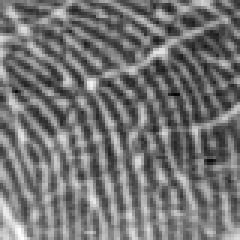
#> input picture fingerprint_recognition/Tiny-Fingerprint_Recognition/sensor_dataset/person_001/sample_0.bmp, 80 x 80 px (shown 3 times larger)
$ python -i engineer.py   (imports and definitions only)
#> lines starting #> are read from the running program, lines starting #| are printed output that depends on the picture; after the words box and inside, x2 and y2 are one past the last pixel; in counts of white or black regions, pixels touching at a corner belong together
#> further down, picture is the input picture: shape (80, 80, 3); min 4, max 255, mean 115.8
import numpy as np
import os
import cv2
from imgaug import augmenters as iaa


# ============================================================
# Augmenter mô phỏng nhiễu lưới caro của cảm biến điện dung
# (SEN0348). Dùng làm imgaug Lambda layer trong Sequential.
# ============================================================
# [25 lines left out: function _add_grid_noise_batch, not called in this run]


def _keypoints_passthrough(keypoints_on_images, random_state, parents, hooks):
    return keypoints_on_images


# [79 lines left out: functions add_grid_noise_aug, extract_label, get_augmentor, get_partial_augmentor, random_partial_crop, not called in this run]


def preprocess_image(img, target_size=(90, 90)):
    img = cv2.resize(img, target_size)
    return img.reshape(target_size[0], target_size[1], 1)


# ------------------------------------------------------------
# Tiền xử lý ảnh SEN0348 cho inference / fine-tune
# (đối xứng với jetson/inference.py để training/inference cùng pipeline)
# ------------------------------------------------------------
def remove_grid_noise_fft(img, strength=0.85, peak_percentile=98.0):
    """Khử nhiễu lưới caro bằng FFT band-stop."""
#> called with strength = 0.85, peak_percentile = 98
    h, w = img.shape[:2]
#> h = 80; w = 80
    f = np.fft.fft2(img.astype(np.float32))
    fshift = np.fft.fftshift(f)
    magnitude = np.abs(fshift)

    cy, cx = h // 2, w // 2
#> cy = 40; cx = 40
    radius = int(min(h, w) * 0.18)
#> radius = 14
    Y, X = np.ogrid[:h, :w]
#> Y = 80 values from 0 to 79
    low_pass = (Y - cy) ** 2 + (X - cx) ** 2 <= radius * radius

    high_mag = magnitude.copy()
    high_mag[low_pass] = 0
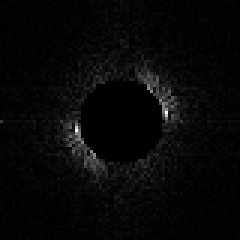
#> high_mag: shape (80, 80) float64 (shown 3 times larger); min 0, max 37184, mean 1152.8; drawn with min black and max white
    if high_mag.max() > 0:
        thresh = np.percentile(high_mag[~low_pass], peak_percentile)
#> thresh = 8355.4
        peak_mask = high_mag > thresh
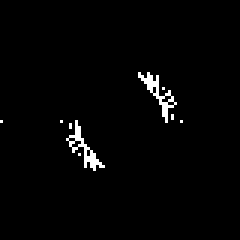
#> peak_mask: shape (80, 80) bool (shown 3 times larger); 1.8% white in thin lines or dots, all inside (x1, y1, x2, y2) = (0, 24, 61, 57)
        fshift[peak_mask] *= (1.0 - strength)

    img_back = np.abs(np.fft.ifft2(np.fft.ifftshift(fshift)))
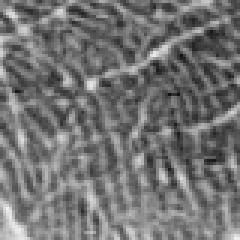
#> img_back: shape (80, 80) float64 (shown 3 times larger); min 17.74, max 241.3, mean 115.8
    return np.clip(img_back, 0, 255).astype(np.uint8)


def preprocess_sensor_image(img, target_size=(90, 90),
                            denoise_grid=True, apply_clahe=True):
    """Tiền xử lý ảnh từ SEN0348 cho training / fine-tune / verify."""
    if img.ndim == 3 and img.shape[2] == 3:
        img = cv2.cvtColor(img, cv2.COLOR_BGR2GRAY)
    if img.ndim == 3 and img.shape[2] == 1:
        img = img[:, :, 0]
    img = img.astype(np.uint8)

    if denoise_grid:
        img = remove_grid_noise_fft(img)
    if apply_clahe:
        clahe = cv2.createCLAHE(clipLimit=2.0, tileGridSize=(4, 4))
        img = clahe.apply(img)
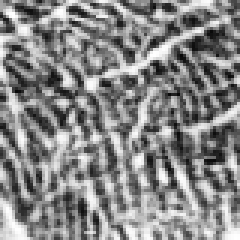
#> img: shape (80, 80) (shown 3 times larger); min 8, max 255, mean 135

    img = cv2.resize(img, target_size)
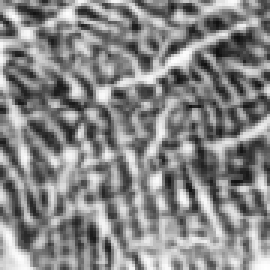
#> img: shape (90, 90) (shown 3 times larger); min 15, max 255, mean 134.9
    return img.reshape(target_size[0], target_size[1], 1)

>>> import cv2
>>> picture = cv2.imread('../../sensor_dataset/person_001/sample_0.bmp')
>>> result = preprocess_sensor_image(picture)

$ run again, on fingerprint_recognition/Tiny-Fingerprint_Recognition/sensor_dataset/person_001/sample_1.bmp
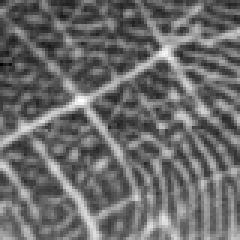
#> input picture fingerprint_recognition/Tiny-Fingerprint_Recognition/sensor_dataset/person_001/sample_1.bmp, 80 x 80 px (shown 3 times larger)
#> picture is the input picture: shape (80, 80, 3); min 0, max 255, mean 106.9
#> in remove_grid_noise_fft, `high_mag[low_pass] = 0`:
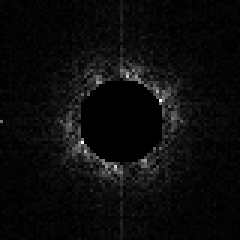
#> high_mag: shape (80, 80) float64 (shown 3 times larger); min 0, max 21158.3, mean 994.9; drawn with min black and max white
#> thresh = 6687.2
#> peak_mask: shape (80, 80) bool; 1.8% white in thin lines or dots, all inside (x1, y1, x2, y2) = (0, 23, 61, 58)
#> in preprocess_sensor_image, `img = cv2.resize(img, target_size)`:
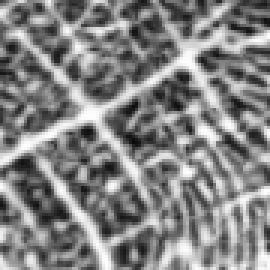
#> img: shape (90, 90) (shown 3 times larger); min 10, max 254, mean 131.3

$ run again, on fingerprint_recognition/Tiny-Fingerprint_Recognition/sensor_dataset/person_001/sample_2.bmp
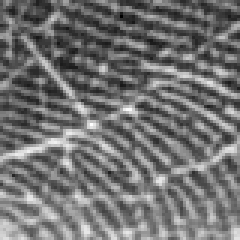
#> input picture fingerprint_recognition/Tiny-Fingerprint_Recognition/sensor_dataset/person_001/sample_2.bmp, 80 x 80 px (shown 3 times larger)
#> picture is the input picture: shape (80, 80, 3); min 0, max 255, mean 114.2
#> in remove_grid_noise_fft, `high_mag[low_pass] = 0`:
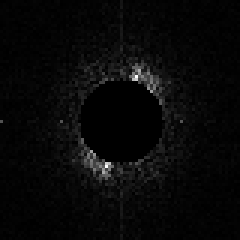
#> high_mag: shape (80, 80) float64 (shown 3 times larger); min 0, max 34601, mean 1148.2; drawn with min black and max white
#> thresh = 8009.8
#> peak_mask: shape (80, 80) bool; 1.8% white in thin lines or dots, all inside (x1, y1, x2, y2) = (0, 21, 61, 60)
#> in preprocess_sensor_image, `img = cv2.resize(img, target_size)`:
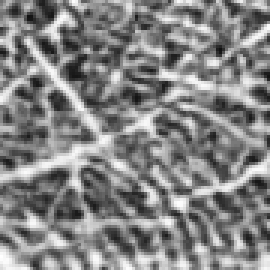
#> img: shape (90, 90) (shown 3 times larger); min 17, max 255, mean 132.2

$ run again, on fingerprint_recognition/Tiny-Fingerprint_Recognition/sensor_dataset/person_001/sample_3.bmp
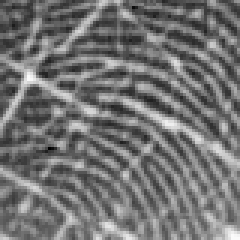
#> input picture fingerprint_recognition/Tiny-Fingerprint_Recognition/sensor_dataset/person_001/sample_3.bmp, 80 x 80 px (shown 3 times larger)
#> picture is the input picture: shape (80, 80, 3); min 0, max 250, mean 115.2
#> in remove_grid_noise_fft, `high_mag[low_pass] = 0`:
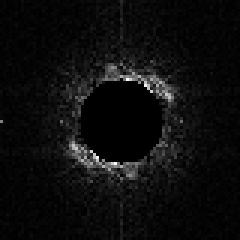
#> high_mag: shape (80, 80) float64 (shown 3 times larger); min 0, max 19613.8, mean 1031.1; drawn with min black and max white
#> thresh = 7565.4
#> peak_mask: shape (80, 80) bool; 1.8% white in thin lines or dots, all inside (x1, y1, x2, y2) = (0, 21, 61, 60)
#> in preprocess_sensor_image, `img = cv2.resize(img, target_size)`:
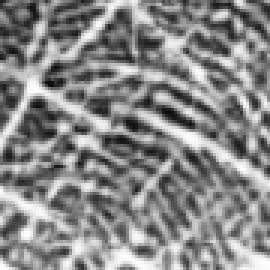
#> img: shape (90, 90) (shown 3 times larger); min 11, max 254, mean 135.8
